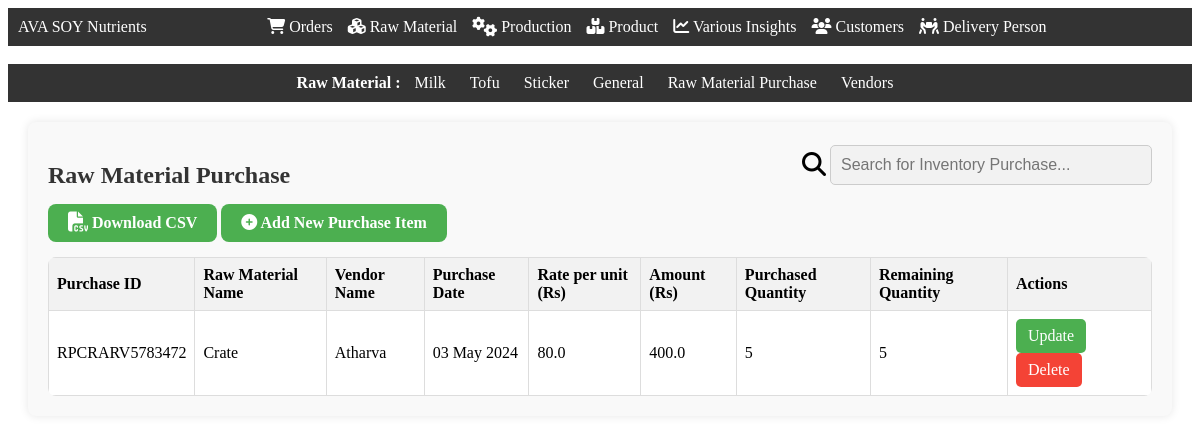
Screenshot of /inventory_purchase (signed in) with the database file from the repository.
### app.py (models this page shows)
class InventoryPurchase(db.Model):
    PurchaseID = db.Column(db.String(60), primary_key=True)
    InventoryName = db.Column(db.String(255))
    VendorID = db.Column(db.String(60), db.ForeignKey('raw_material_vendor.VendorID')) #
    PurchaseDate = db.Column(db.Date)
    Rate = db.Column(db.Float)
    Amount = db.Column(db.Float)
    PurchasedQuantity = db.Column(db.Integer)
    RemainingQuantity = db.Column(db.Integer)

class RawMaterialVendor(db.Model):
    VendorID = db.Column(db.String(60), primary_key=True)
    VendorName = db.Column(db.String(255))
    VendorPhoneNumber = db.Column(db.String(20))
    VendorAddress = db.Column(db.String(255))

### app.py (the view)
@app.route('/inventory_purchase', methods=["GET", "POST"])
def inventory_purchase():
    if session['LoggedIn']==True and (session['Designation']=="Admin" or  session['Designation']=="Production Manager"):
        inventory_purchase_items = InventoryPurchase.query.all()
        vendors = RawMaterialVendor.query.all()
        return render_template('inventory_purchase.html', inventory_purchase_items=inventory_purchase_items,vendors=vendors)

### templates/inventory_purchase.html (shortened to what this page needs)
<!DOCTYPE html>
<html lang="en">
<head>
    <link rel="stylesheet" href="{{ url_for('static', filename='css/navbar.css') }}">
    <link rel="stylesheet" href="https://cdnjs.cloudflare.com/ajax/libs/font-awesome/6.5.1/css/all.min.css" />
</head>
<body>
    <div class="navbar">
        <div class="navbar-left">AVA SOY Nutrients</div>
        <div class="navbar-center">
            <a href="/orders"><i class="fa-solid fa-cart-shopping"></i> Orders</a>
            <a href="/inventory"><i class="fa-solid fa-cubes"></i> Raw Material</a>
            <a href="/production"><i class="fa-solid fa-gears fa-lg"></i> Production</a>
            <a href="/product"><i class="fa-solid fa-boxes-stacked"></i> Product</a>
            <a href="/variousinsights"><i class="fa-solid fa-chart-line"></i> Various Insights</a>
            <a href="/customers"><i class="fa-solid fa-users"></i> Customers</a>
            <a href="/delivery_person"><i class="fa-solid fa-people-carry-box"></i> Delivery Person</a>
        </div>
    </div>
<br>
<div class="second-navbar">
    <b>Raw Material : </b>
    <a href="/inventory_milk">Milk</a>
    <a href="/inventory_tofu">Tofu</a>
    <a href="/sticker">Sticker</a>
    <a href="/inventory_general">General</a>
    <a href="/inventory_purchase">Raw Material Purchase</a>
    <a href="/raw_material_vendor">Vendors</a>
</div>
<div class="container">
    <div class="row" style="display: flex; justify-content: space-between; align-items: center;">
        <h2>Raw Material Purchase</h2>
        <div class="search-container">
            <i class="fa-solid fa-magnifying-glass fa-xl"></i>
            <input type="text" id="searchInput" onkeyup="searchFunction()" placeholder="Search for Inventory Purchase...">
        </div>
    </div>
    <a href="/download_inventory_purchases_csv" class="add-item-btn"><i class="fa-solid fa-file-csv fa-lg"></i><b> Download CSV</b></a>
    <a href="/open_add_inventory_purchase" class="add-item-btn"><i class="fa-solid fa-circle-plus"></i><b> Add New Purchase Item</b></a>
    {% if inventory_purchase_items|length == 0  %}
        <div class="alert" role="alert">
            <i class="fa-solid fa-face-sad-tear fa-lg"></i>
            No inventory purchase found. Please add new Raw Material items!
        </div>
    {% else %}
    <table>
        <thead>
            <tr>
                <th>Purchase ID</th>
                <th>Raw Material Name</th>
                <th>Vendor Name</th>
                <th>Purchase Date</th>
                <th>Rate per unit (Rs)</th>
                <th>Amount (Rs)</th>
                <th>Purchased Quantity</th>
                <th>Remaining Quantity</th>
                <th>Actions</th>
            </tr>
        </thead>
        <tbody>
            {% for item in inventory_purchase_items %}
                <tr>
                    <td>{{ item.PurchaseID }}</td>
                    <td>{{ item.InventoryName }}</td>
                    {% for  vendor in vendors  %}
                            {% if vendor.VendorID == item.VendorID %}
                                <td>{{ vendor.VendorName }}</td>
                            {% endif %}
                    {% endfor %}
                    <td>{{ item.PurchaseDate.strftime('%d %b %Y') }}</td>
                    <td>{{ item.Rate }}</td>
                    <td>{{ item.Amount }}</td>
                    <td>{{ item.PurchasedQuantity }}</td>
                    <td>{{ item.RemainingQuantity }}</td>
                    <td class="action-cell">
                        <a href="/open_update_inventory_purchase/{{ item.PurchaseID }}" class="action-btn btn-success">Update</a>
                        <a href="#" onclick="confirmDelete('{{ item.PurchaseID }}');" class="action-btn btn-danger">Delete</a>
                    </td>
                </tr>
            {% endfor %}
        </tbody>
    </table>
    {% endif %}
</div>
</body>
</html>

### static/css/navbar.css (style rules this page uses)
.navbar { background-color: #333; color: white; display: flex; justify-content: space-between; align-items: center; padding: 10px; }
.navbar-center { flex: 1; display: flex; justify-content: center; }
.navbar-center a { color: white; text-decoration: none; margin-right: 15px; }
.search-container { margin-bottom: 15px; }
.search-container input[type=text] { width: 300px; padding: 10px; border: 1px solid #ccc; border-radius: 5px; font-size: 16px; background-color: #f2f2f2; }

### templates/inventory_purchase.html (style rules this page uses)
.container { margin: 20px; padding: 20px; border-radius: 8px; background-color: #f9f9f9; box-shadow: 0 0 10px rgba(0, 0, 0, 0.1); }
h2 { font-size: 24px; margin-bottom: 15px; color: #333; }
table { width: 100%; border-collapse: collapse; background-color: #fff; border-radius: 8px; overflow: hidden; }
table th, table td { border: 1px solid #ddd; padding: 8px; text-align: left; }
thead { background-color: #f2f2f2; }
.add-item-btn { background-color: #4CAF50; border: none; color: white; padding: 10px 20px; text-align: center; text-decoration: none; font-size: 16px; margin-bottom: 15px; cursor: pointer; border-radius: 8px; display: inline-block; transition: background-color 0.3s ease; }
.action-btn { display: inline-block; padding: 8px 12px; margin-right: 5px; border-radius: 5px; text-decoration: none; transition: background-color 0.3s ease; }
.btn-success { background-color: #4CAF50; color: white; }
.btn-danger { background-color: #f44336; color: white; }
.second-navbar { background-color: #333; color: #fff; text-align: center; padding: 10px 0; }
.second-navbar a { color: #fff; text-decoration: none; margin: 0 10px; }

### rows the page displays
InventoryPurchase: PurchaseID "RPCRARV5783472", InventoryName "Crate", PurchaseDate "03 May 2024", Rate "80.0", Amount "400.0", PurchasedQuantity "5", RemainingQuantity "5"
RawMaterialVendor: VendorName "Atharva"
